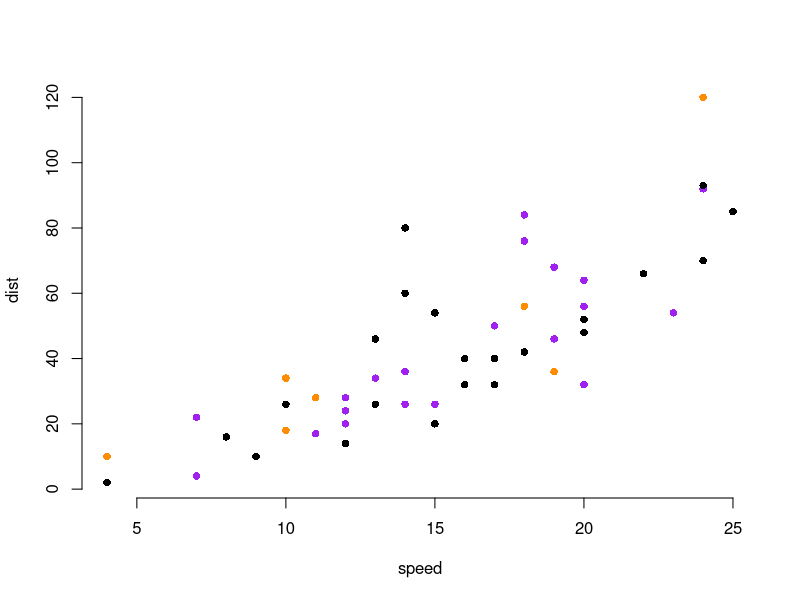
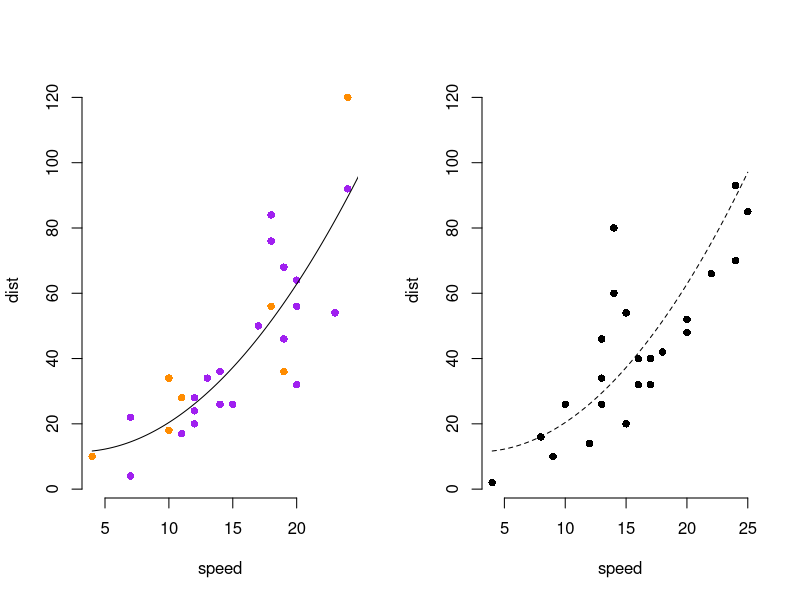
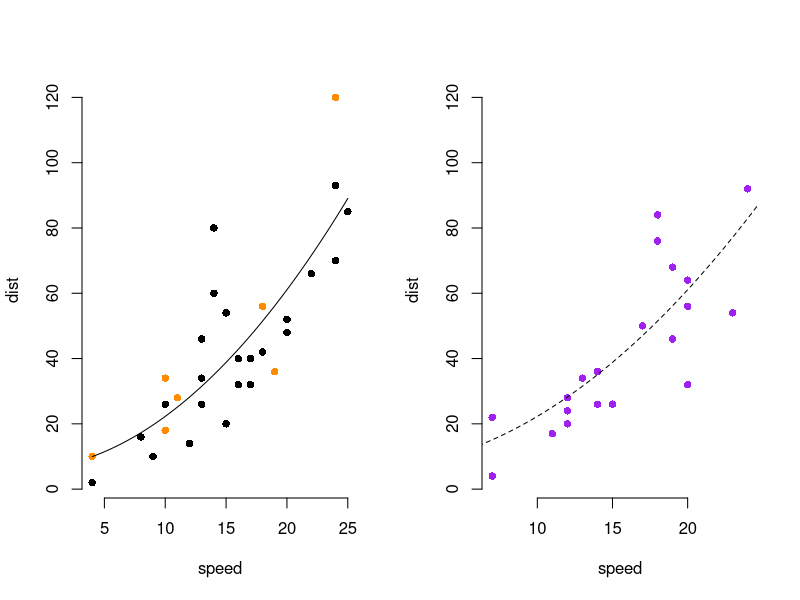
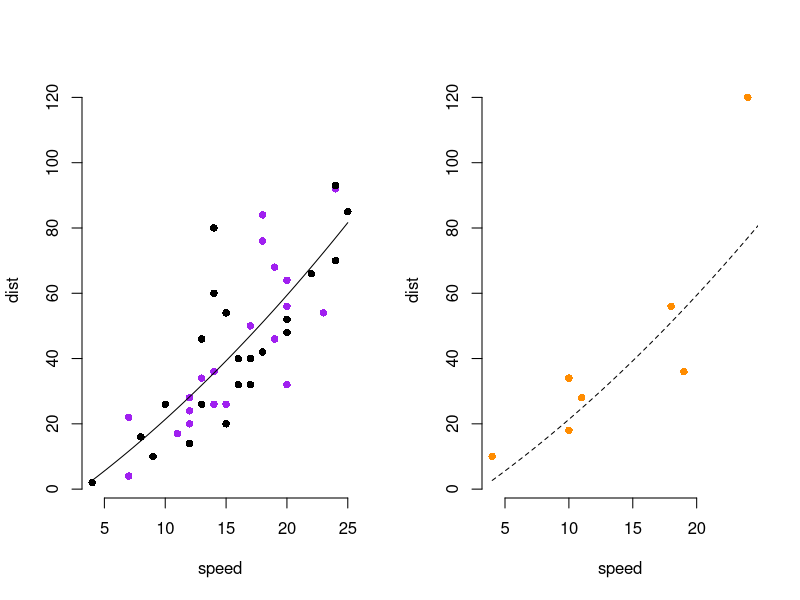

Write R code to recreate these figures, in order.
## ---- chunk 1
data( cars )
## ---- chunk 2
# standard plotting parameters
ylim = range( cars$dist )
xx = seq( min(cars$speed), max(cars$speed), length.out=200 )

# randomly create three folds
fold = sample(c("black", "purple", "darkorange"), size=nrow(cars), replace=TRUE)
plot( cars, col=fold, bty='n', pch=16, ylim=ylim )

# divide the plotting window into two panels
layout( matrix(1:2, 1, 2) )

for (holdout in c("black", "purple", "darkorange")) {
  # create a regression model on the training folds
  cv3 = lm( dist ~ poly(speed, 2), data=cars[fold != holdout, ])
  
  # plot the training data with the estimated model
  plot(cars[ fold != holdout, ],
       bty='n',
       col=fold[ fold != holdout],
       pch=16,
       ylim=ylim )
  lines( x=xx, y=predict(cv3, data.frame(speed=xx)))
  
  # plot the held out data with the estimated model
  plot( cars[fold == holdout, ],
        bty='n',
        col=holdout,
        pch=16,
        ylim=ylim )
  lines( x=xx, y=predict(cv3, data.frame(speed=xx)), lty=2)
}
